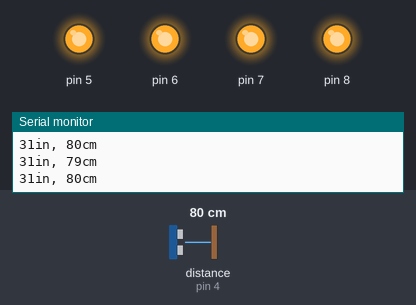
Simulated run of this sketch. Board: Arduino Uno, built with avr-gcc and run on an emulated ATmega328P. Shown: output pins drawn as LEDs (lit = HIGH), the last lines printed to the serial monitor. Wiring (inferred from the names in the program): ultrasonic range finder: trigger pin 9; echo pin 4. The test bench sets the inputs (shaded band); at power-on: distance to the obstacle (sensor on pin 4) 80 cm. The echo pulse lasts 58.3 µs per cm; pins used as bus, display or sensor lines are not drawn.

Above: at 1.2 s.
1.3 s: distance to the obstacle (sensor on pin 4) set to 28 cm
2.8 s: distance to the obstacle (sensor on pin 4) set to 22 cm
At 4.0 s:
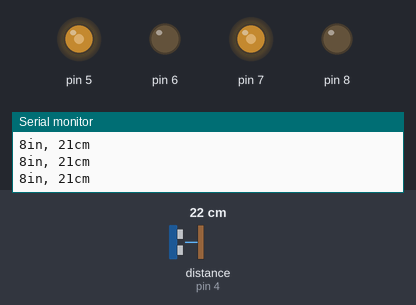
4.4 s: distance to the obstacle (sensor on pin 4) set to 4 cm
At 5.1 s:
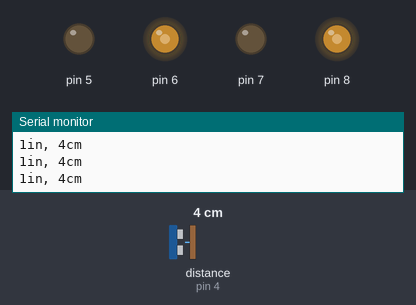
6.0 s: distance to the obstacle (sensor on pin 4) set to 11 cm
7.5 s: distance to the obstacle (sensor on pin 4) set to 14 cm
At 8.2 s:
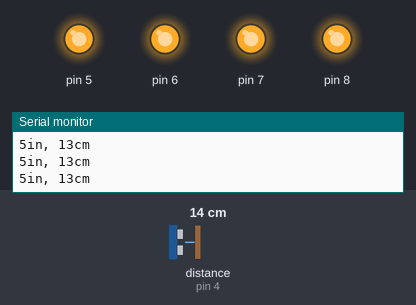
9.1 s: distance to the obstacle (sensor on pin 4) set to 9 cm
At 10.1 s:
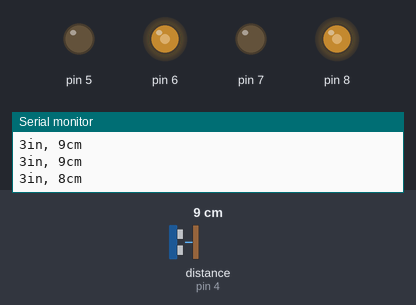
Timing chart, 0 to 11.7 s (numbered marks = the images above; inputs shaded):
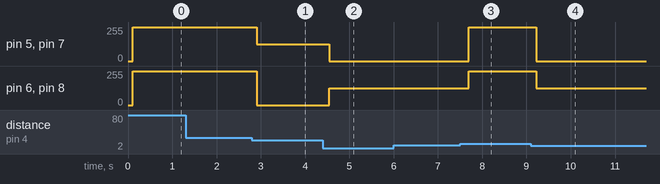

Measured:
- the behaviour switches between 26 and 25 cm on distance to the obstacle (sensor on pin 4) (found by bisection; images 0 and 1)
- the behaviour switches between 12 and 13 cm on distance to the obstacle (sensor on pin 4) (found by bisection; images 2 and 3)
- after the input at 2.8 s, pin 5, pin 7: 255/255 → 125/255 after 0.11 s; pin 6, pin 8: 255/255 → 0/255 after 0.11 s
- after the input at 4.4 s, pin 5, pin 7: 125/255 → 0/255 after 0.14 s; pin 6, pin 8: 0/255 → 125/255 after 0.14 s
- after the input at 7.5 s, pin 5, pin 7: 0/255 → 255/255 after 0.20 s; pin 6, pin 8: 125/255 → 255/255 after 0.20 s
- after the input at 9.1 s, pin 5, pin 7: 255/255 → 0/255 after 0.12 s; pin 6, pin 8: 255/255 → 125/255 after 0.12 s

The sketch:

h_z_kontolu_arduino.ino
```cpp
#include <SoftPWM.h>
const int trigPin = 9;
const int echoPin = 4;

void setup() {
  // initialize serial communication:
  Serial.begin(9600);
  SoftPWMBegin();
  SoftPWMSet(5, 0);
  SoftPWMSetFadeTime(5, 10, 10);
    SoftPWMSet(6, 0);
  SoftPWMSetFadeTime(6, 10, 10);
    SoftPWMSet(7, 0);
  SoftPWMSetFadeTime(7, 10, 10);
    SoftPWMSet(8, 0);
  SoftPWMSetFadeTime(8, 10, 10);
}

void loop()
{
  // establish variables for duration of the ping,
  // and the distance result in inches and centimeters:
  long duration, inches, cm;

  // The sensor is triggered by a HIGH pulse of 10 or more microseconds.
  // Give a short LOW pulse beforehand to ensure a clean HIGH pulse:
  pinMode(trigPin, OUTPUT);
  digitalWrite(trigPin, LOW);
  delayMicroseconds(2);
  digitalWrite(trigPin, HIGH);
  delayMicroseconds(10);
  digitalWrite(trigPin, LOW);

  // Read the signal from the sensor: a HIGH pulse whose
  // duration is the time (in microseconds) from the sending
  // of the ping to the reception of its echo off of an object.
  pinMode(echoPin, INPUT);
  duration = pulseIn(echoPin, HIGH);

  // convert the time into a distance
  inches = microsecondsToInches(duration);
  cm = microsecondsToCentimeters(duration);

  Serial.print(inches);
  Serial.print("in, ");
  Serial.print(cm);
  Serial.print("cm");
  Serial.println();
  delay(100);
  if (cm < 25 && cm > 14) {
  SoftPWMSet(5, 125);//digitalWrite(5, HIGH);   // turn the LED on (HIGH is the voltage level)
  SoftPWMSet(6, 0);//digitalWrite(6, LOW);   // turn the LED on (HIGH is the voltage level)
  SoftPWMSet(7, 125);//digitalWrite(7, HIGH);   // turn the LED on (HIGH is the voltage level)
  SoftPWMSet(8, 0);//digitalWrite(8, LOW);   // turn the LED on (HIGH is the voltage level)
}
  if (cm < 14 && cm > 12){
  SoftPWMSet(5, 255);//digitalWrite(5, HIGH);   // turn the LED on (HIGH is the voltage level)
  SoftPWMSet(6, 255);//digitalWrite(6, HIGH);   // turn the LED on (HIGH is the voltage level)
  SoftPWMSet(7, 255);//digitalWrite(7, HIGH);   // turn the LED on (HIGH is the voltage level)
  SoftPWMSet(8, 255);//digitalWrite(8, HIGH);   // turn the LED on (HIGH is the voltage level)
}
  if (cm < 12 && cm > 2) {
  SoftPWMSet(5, 0);//digitalWrite(5, LOW);   // turn the LED on (HIGH is the voltage level)
  SoftPWMSet(6, 125);//digitalWrite(6, HIGH);   // turn the LED on (HIGH is the voltage level)
  SoftPWMSet(7, 0);//digitalWrite(7, LOW);   // turn the LED on (HIGH is the voltage level)
  SoftPWMSet(8, 125);//digitalWrite(8, HIGH);   // turn the LED on (HIGH is the voltage level)
  }
  if (cm > 25){
  SoftPWMSet(5, 255);//digitalWrite(5, HIGH);   // turn the LED on (HIGH is the voltage level)
  SoftPWMSet(6, 255);//digitalWrite(6, HIGH);   // turn the LED on (HIGH is the voltage level)
  SoftPWMSet(7, 255);//digitalWrite(7, HIGH);   // turn the LED on (HIGH is the voltage level)
  SoftPWMSet(8, 255);//digitalWrite(8, HIGH);   // turn the LED on (HIGH is the voltage level)
  }
}

long microsecondsToInches(long microseconds)
{
  // According to Parallax's datasheet for the PING))), there are
  // 73.746 microseconds per inch (i.e. sound travels at 1130 feet per
  // second).  This gives the distance travelled by the ping, outbound
  // and return, so we divide by 2 to get the distance of the obstacle.
  // See: http://www.parallax.com/dl/docs/prod/acc/28015-PING-v1.3.pdf
  return microseconds / 74 / 2;
}

long microsecondsToCentimeters(long microseconds)
{
  // The speed of sound is 340 m/s or 29 microseconds per centimeter.
  // The ping travels out and back, so to find the distance of the
  // object we take half of the distance travelled.
  return microseconds / 29 / 2;
}
```
